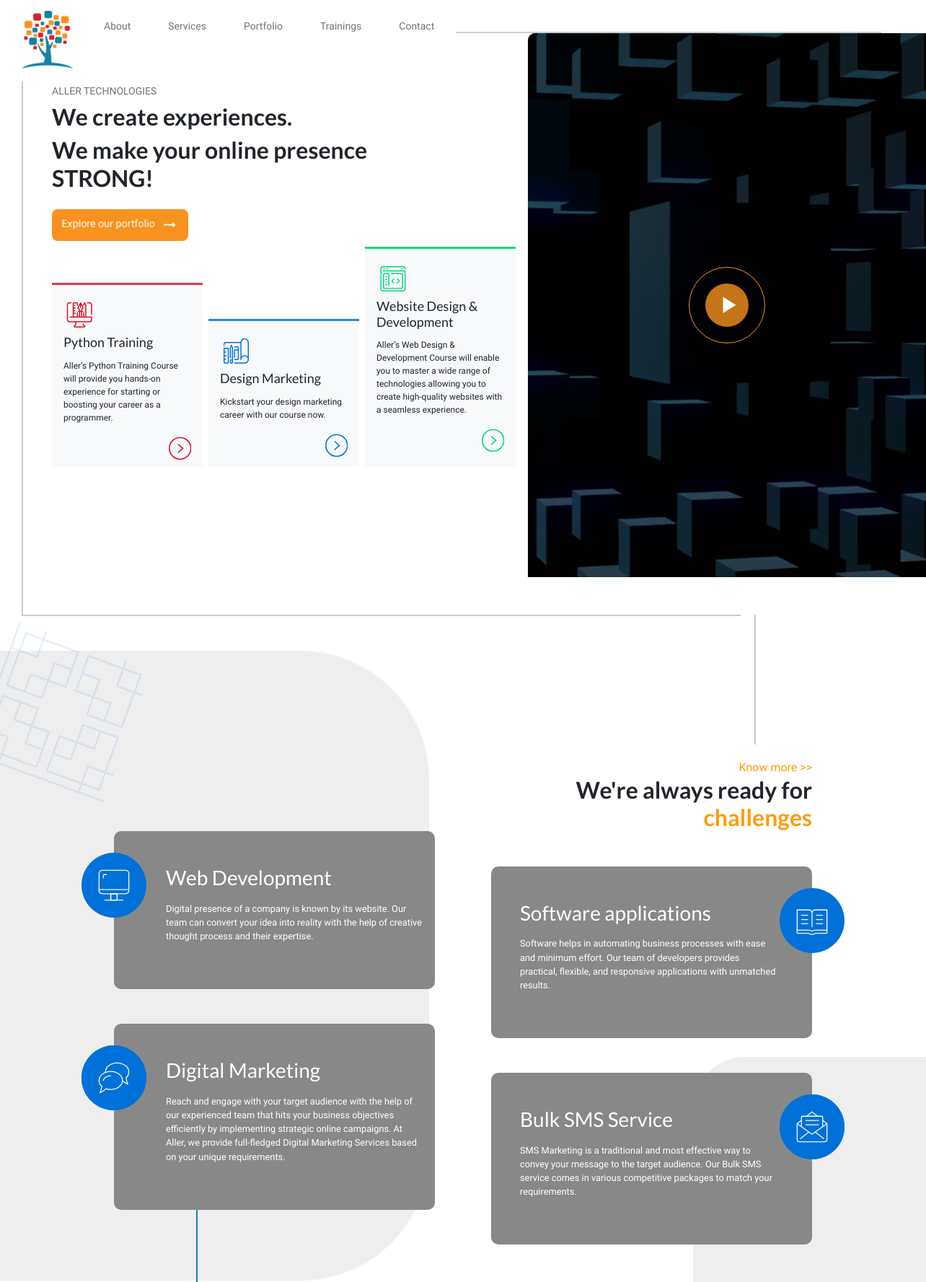
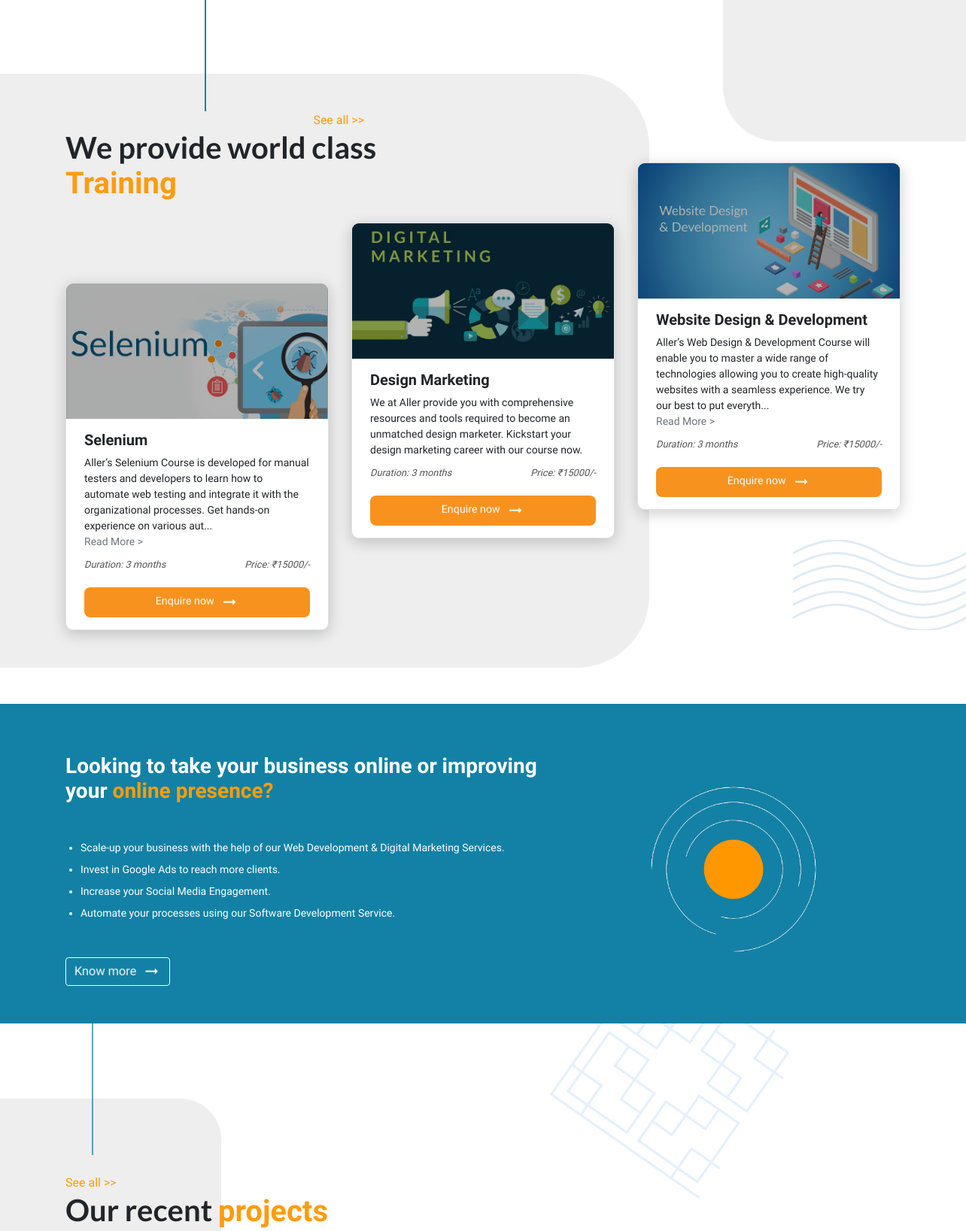
The page / (upper part) on the database its author committed (2 pictures, top to bottom).
### tables this page shows
CREATE TABLE `trainings` (
  `id` int(11) NOT NULL,
  `img_src` varchar(500) NOT NULL,
  `name` varchar(200) NOT NULL,
  `descr` text NOT NULL,
  `duration` varchar(200) NOT NULL,
  `price` varchar(100) NOT NULL,
  `content` text NOT NULL
);

### application/controllers/Home.php (called while the page is built, shortened)
<?php
class Home extends MY_Controller {
	function __construct(){
		$this->load->model('GetModel','fetch');
	}
	public function index()
	{
		$response=array();
		$response['web']=$this->fetch->getWebProfile('webprofile');
		$response['trainings']=$this->fetch->getInfoByLim('trainings',3);
		$response['feedbacks']=$this->fetch->getInfo('feedbacks');
		$response['clients']=$this->fetch->getInfo('clients');
		$response['vid']=$this->fetch->getInfo('video');
		$this->load->view('header',$response);
		$this->load->view('index');
		$this->load->view('footer');
	}
}

### index.php (called while the page is built, shortened)
<?php
require_once BASEPATH.'core/CodeIgniter.php';

### application/models/GetModel.php (called while the page is built, shortened)
<?php
class GetModel extends CI_Model{
    public function getInfoByLim($table, $lim)
    {
        return $this->db->order_by('id', 'desc')
                        ->limit($lim)
                        ->get($table)
                        ->result();
    }
}
?>

### application/views/index.php (the view, shortened to what this page needs)
<header>
    <div class="container">
        <div class="row">
            <div class="col-md-5 content bg-white py-3 px-sm-0 px-3 py-sm-0">
                 <h6 class="text-secondary">ALLER TECHNOLOGIES</h6>
                 <h1 class="lato">We create experiences.</h1>
                 <h1 class="lato mb-4">We make your online presence STRONG!</h1>
                 <a href="#portfolio" class="js-tilt cta px-3 py-sm-3 py-3 mb-5 text-white d-inline-flex align-items-center">
                     <span class="d-inline-flex">Explore our portfolio  <i class="material-icons ml-2">arrow_right_alt</i>
                 </a>
             </div>
        </div>
        <div class="row mt-sm-5 mt-3 header-cards">
           <div class="col-lg-6 column">
                <div class="row flex-md-nowrap" >
                    <div class="col-md-4 bg-light px-3 pt-4 pb-2 cardL">
                        <h5 class="lato mb-3 mt-4">Python Training</h5>
                        <small class="d-block">Aller’s Python Training Course will provide you hands-on experience for starting or boosting your career as a programmer.</small>
                        <a href="<?=base_url('trainings')?>" class="float-right mt-3 mb-0">
                        </a>
                    </div>
                    <div class="col-md-4 bg-light px-3 pt-4 pb-2  mx-2 cardM">
                        <h5 class="lato mb-3 mt-4">Design Marketing</h5>
                        <small class="d-block">Kickstart your design marketing career with our course now. </small>
                        <a href="<?=base_url('trainings')?>" class="float-right mt-3">
                        </a>
                    </div>
                    <div class="col-md-4 bg-light px-3 pt-4 pb-2  cardR">
                        <h5 class="lato mb-3 mt-4">Website Design & Development</h5>
                        <small class="d-block">Aller’s Web Design & Development Course will enable you to master a wide range of technologies allowing you to create high-quality websites with a seamless experience.</small>
                        <a href="<?=base_url('trainings')?>" class="float-right mt-3">
                        </a>
                    </div>
                </div>
           </div>
        </div>
    </div>
    <div class="header-video nml-header-vid d-md-block d-none">
        <a class="play" data-target="#vidModal" href="javascript:;" data-toggle="modal">
        </a>
         <img src="<?=base_url()?>assets/vid-thumb.png" class="w-100 h-100" style="object-fit: cover; object-position: center;" alt="">
    </div>
</header>
<section class="services">
    <img src="<?=base_url()?>assets/patterns/t2.png" alt="p" class="pattern2">
    <div class="container">
        <div class="row justify-content-center flex-wrap-reverse">
            <div class="col-md-5 ml-md-0 ml-5 no-head mr-0 mr-sm-0 mt-md-0 mt-5">
                <div class="service pl-5 pr-3 py-5 text-white">
                     <span>
                        <h3 class="lato ml-4">Web Development</h3>
                        <small class="d-block ml-4 mb-3 mt-3">
                             Digital presence of a company is known by its website. Our team can convert your idea into reality with the help of creative thought process and their expertise.
                        </small>
                     </span>
                 </div>
                <div class="service mt-5 pl-5 pr-3 py-5 text-white">
                    <h3 class="lato ml-4">Digital Marketing</h3>
                    <small class="d-block ml-4 mb-3 mt-3">
                    Reach and engage with your target audience with the help of our experienced team that hits your business objectives efficiently by implementing strategic online campaigns. At Aller, we provide full-fledged Digital Marketing Services based on your unique requirements.
                    </small>
                </div>
            </div>
            <div class="col-md-5 ml-5 mt--10 with-head">
                <a href="<?=base_url('services')?>" class="text-right d-block orange-highlight">Know more >></a>
                <h2 class="text-right mb-5 lato font-weight-bold">We're always ready for <span class="lato orange-highlight">challenges</span></h2>
                <div class="service pr-sm-5 pl-sm-3 py-5 pl-5 pr-3 text-white">
                    <h3 class="lato ml-4">Software applications</h3>
                    <small class="d-block ml-4 mb-3 mt-3">
                         Software helps in automating business processes with ease and minimum effort. Our team of developers provides practical, flexible, and responsive applications with unmatched results.
                    </small>
                </div>
                <div class="service mt-5 pr-3 pl-5 pl-sm-3 pr-sm-5 py-5  text-white">
                    <h3 class="lato ml-4">Bulk SMS Service</h3>
                    <small class="d-block ml-4 mb-3 mt-3">
                         SMS Marketing is a traditional and most effective way to convey your message to the target audience. Our Bulk SMS service comes in various competitive packages to match your requirements.
                    </small>
                </div>
            </div>
        </div>
    </div>
</section>
<section class="training">
 <img src="<?=base_url()?>assets/patterns/wave2.png" alt="p" class="pattern2">
    <div class="container">
        <div class="row heading-row">
            <div class="col-sm-5">
                 <a href="<?=base_url('trainings')?>" class="orange-highlight mr-0 mr-sm-5 d-block text-right">See all >></a>
                 <h1 class="lato font-weight-bold">We provide world class <span class="orange-highlight">Training</span> </h1>
            </div>
        </div>
        <div class="row training-cards">
             <?php foreach($trainings as $t){?>
                 <div class="col-sm-4">
                         <div class="tr-card border">
                             <div class="img-con" style="background: linear-gradient(rgba(0,0,0,0.3) , rgba(0,0,0,0.3)) , url('assets/training/<?=$t->img_src?>') no-repeat center; background-size: cover;"></div>
                             <div class="content-con px-4 py-3">
                                 <h5 class="h5 font-weight-bold"><?=$t->name?></h5>
                                 <p><?=(strlen($t->descr) > 200) ? substr($t->descr,0,200).'... <br><a class="text-secondary" href="'.base_url('trainings').'">Read More ></a>' :$t->descr?></p>
                                 <div class="row tr-info">
                                     <div class="col-sm-7">
                                         <small>Duration: <?=$t->duration?></small>
                                     </div>
                                     <div class="col-sm-5 text-sm-right mt-sm-0 mt-1">
                                         <small>Price: ₹<?=$t->price?>/-</small>
                                     </div>
                                 </div>
                                 <a href="<?=base_url('contact#contact')?>" class="js-tilt cta px-3 py-sm-2 py-2 text-white d-flex justify-content-center align-items-center">
                                     <span class="d-inline-flex">Enquire now<i class="material-icons ml-2">arrow_right_alt</i>
                                 </a>
                             </div>
                         </div>
                 </div>
             <?php }?>
        </div>
    </div>
</section>
<section class="huge mt-5 bg-blue">
    <div class="container pt-3">
        <div class="row flex-wrap-reverse">
            <div class="col-md-7 mt-5 mt-md-0 text-white">
                <h3 class="mb-5 font-weight-bold">
                 Looking to take your business online or improving your <span class="orange-highlight">online </span> <span class="orange-highlight">presence?</span>
                </h3>
                <ul class="mb-5">
                    <li class="mb-2">Scale-up your business with the help of our Web Development & Digital Marketing Services.</li>
                    <li class="mb-2">Invest in Google Ads to reach more clients.</li>
                    <li class="mb-2">Increase your Social Media Engagement.</li>
                    <li>Automate your processes using our Software Development Service. </li>
                </ul>
                <a href="<?=base_url('about-us')?>" class="btn js-tilt btn-outline-light ">
                    <span class="d-inline-flex">
                        Know more <i class="material-icons ml-2">arrow_right_alt</i>
                 </span></a>
            </div>
            <div class="col-md-5 text-center align-self-center">
                 <img src="<?=base_url()?>assets/thumb.png" class="thumb" width="220" alt="thumb">
            </div>
        </div>
    </div>
</section>
<section class="work" id="portfolio">
 <img src="<?=base_url()?>assets/patterns/r.png" alt="p" class="pattern1">
 <img src="<?=base_url()?>assets/patterns/t2.png" alt="p" class="pattern4">
    <div class="container">
        <div class="row heading">
            <div class="v-line bg-blue"></div>
            <div class="col-sm-5">
                 <a href="" class="orange-highlight">See all >></a>
                 <h1 class="lato font-weight-bold">Our recent <span class="orange-highlight">projects</span> </h1>
            </div>
        </div>
       </div>
</section>

### rows shown on the page
trainings: img_src (picture), name "Selenium", descr "Aller’s Selenium Course is developed for manual testers and developers to learn how to automate web testing and integrate it with the organizational processes. Get hands-on experience on various aut", duration "3 months", price "15000"
trainings: img_src (picture), name "Design Marketing", descr "We at Aller provide you with comprehensive resources and tools required to become an unmatched design marketer. Kickstart your design marketing career with our course now.", duration "3 months", price "15000"
trainings: img_src (picture), name "Website Design & Development", descr "Aller’s Web Design & Development Course will enable you to master a wide range of technologies allowing you to create high-quality websites with a seamless experience. We try our best to put everyth", duration "3 months", price "15000"
